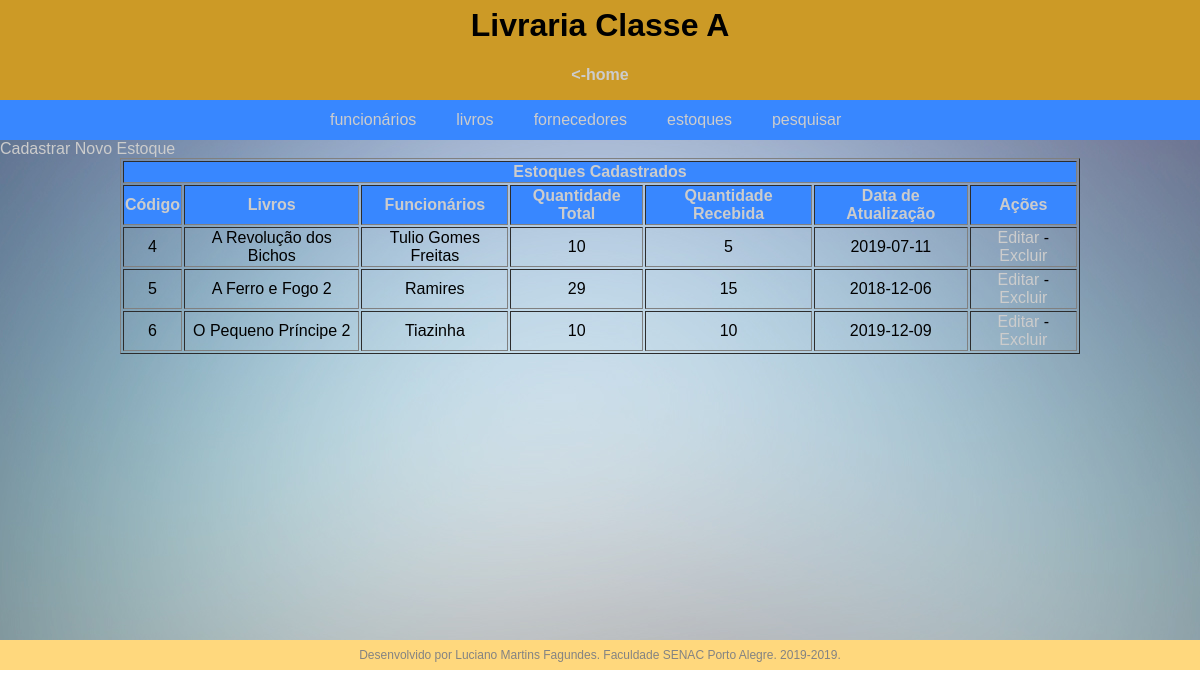
Page /estoques.php on the earlier database version.
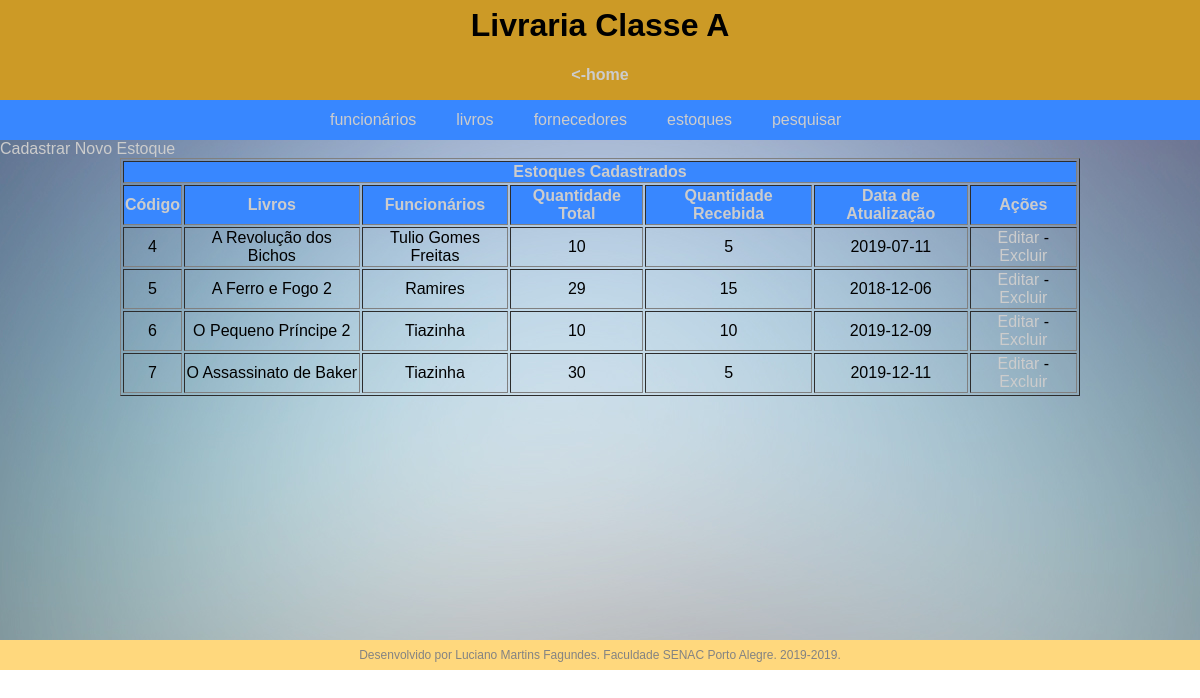
Same page on the later database version.
### tables this page shows
CREATE TABLE `estoques` (
  `idestoques` int(11) NOT NULL,
  `livros_idlivros` int(11) NOT NULL,
  `funcionarios_idfuncionarios` int(11) NOT NULL,
  `quant_total` smallint(6) NOT NULL,
  `quant_recebida` smallint(6) NOT NULL,
  `data_atualiza` date NOT NULL
);

CREATE TABLE `livros` (
  `idlivros` int(11) NOT NULL,
  `fornecedores_idfornecedores` int(11) NOT NULL,
  `titulo` varchar(100) NOT NULL,
  `anopublica` smallint(6) NOT NULL,
  `edicao` smallint(6) NOT NULL,
  `editora` varchar(100) NOT NULL
);

CREATE TABLE `funcionarios` (
  `idfuncionarios` int(11) NOT NULL,
  `nome` varchar(100) NOT NULL,
  `datacontrata` date NOT NULL
);

### estoques.php (the view, shortened to what this page needs)
<?php
require 'conecta.inc.php';
?>
<!DOCTYPE html>
<html lang="pt-BR">
<head>
    <link rel="stylesheet" href="style.css">
</head>
<body>
    <div class="topo">
        <div class="topoint">
           <h1> Livraria Classe A </h1>
           <a href="index.php"><h4><-home</h4></a>
        </div>
    </div>
<div class="menu">
    <div class="menuint">
        <ul>
            <a href="funcionarios.php"> <li> funcionários </li> </a>
            <a href="livros.php"> <li>livros</li> </a>
            <a href="fornecedores.php"> <li>fornecedores</li> </a>
            <a href="estoques.php"> <li>estoques</li> </a>
            <a href="pesquisar.php"> <li>pesquisar</li> </a>
        </ul>
    </div>
</div>
<div class="conteudo">
<a href="adicionarEstoque.php">Cadastrar Novo Estoque</a>
<center><table border="1" width="80%">
<tr>
<th colspan="7" align="center">Estoques Cadastrados</th>
</tr>
<tr>
<th>Código</th>
<th>Livros</th>
<th>Funcionários</th>
<th>Quantidade Total</th>
<th>Quantidade Recebida</th>
<th>Data de Atualização</th>
<th>Ações</th>
</tr>
<?php
$sql = "SELECT * FROM estoques, livros, funcionarios WHERE estoques.livros_idlivros=livros.idlivros AND estoques.funcionarios_idfuncionarios=funcionarios.idfuncionarios";
$sql = $pdo->query($sql);
if($sql->rowCount() > 0){
    foreach($sql->fetchAll() as $estoque){
        echo '<tr align="center">';
        echo '<td>'.$estoque['idestoques'].'</td>';
        echo '<td>'.$estoque['titulo'].'</td>';
        echo '<td>'.$estoque['nome'].'</td>';
        echo '<td>'.$estoque['quant_total'].'</td>';
        echo '<td>'.$estoque['quant_recebida'].'</td>';
        echo '<td>'.$estoque['data_atualiza'].'</td>';
        echo '<td><a href="editarEstoque.php?idestoques='.$estoque['idestoques'].'">Editar</a> - <a href="excluirEstoque.php?idestoques='.$estoque['idestoques'].'">Excluir</a></td>';
        echo '</tr>';
    }
}else{
    echo 'Nenhum registro encontrado!';
}
?>
</table></center>
</div>
<footer class="footer">
Desenvolvido por Luciano Martins Fagundes. Faculdade SENAC Porto Alegre. 2019-2019.
</footer>
</body>
</html>

### style.css (style rules this page uses)
* { margin: 0; font-family: Arial, Helvetica, sans-serif; }
.topo { width: 100%; height: 100px; background-color: #CC9A26; }
.topoint { width: 400px; height: 100px; line-height: 50px; margin: auto; text-align: center; }
.menu { width: 100%; height: 40px; background-color: #3887FF; }
.menuint { width: 700px; height: 40px; text-align: center; line-height: 40px; margin: auto; color: #CCC }
.menuint li { text-decoration: none; float: left; margin-left: 40px; list-style-type: none; }
.conteudo { background-image: url("img/bg_blur.jpg"); background-position: center; background-size: auto; background-repeat: no-repeat; background-color: #000; min-height: 500px; }
table { margin: auto; }
th { background-color: #3887FF; color: #CCC; }
.footer { width: 100%; height: 30px; line-height: 30px; background-color: #FFD87D; margin: auto; text-align: center; font-size: 12px; color: rgb(131, 131, 131); }
a { text-decoration: none; color: #CCC; }

Differences in the rows shown:
added estoques: idestoques "7", livros_idlivros.titulo "O Assassinato de Baker", funcionarios_idfuncionarios.nome "Tiazinha", quant_total "30", quant_recebida "5", data_atualiza "2019-12-11"
